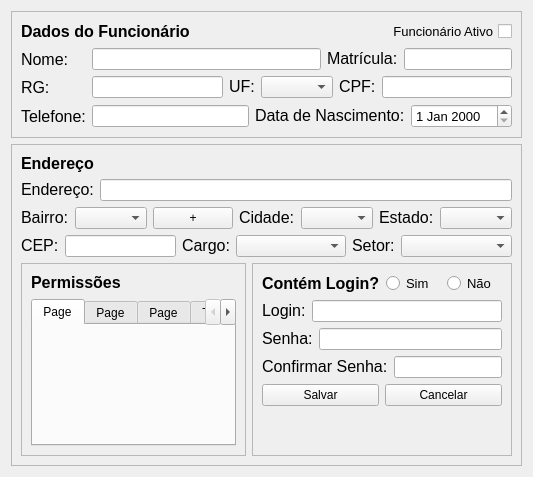
          <widget class="QWidget" name="pgCadFuncionario">
           <layout class="QVBoxLayout" name="verticalLayout_10">
            <item>
             <widget class="QFrame" name="frame_4">
              <property name="frameShape">
               <enum>QFrame::StyledPanel</enum>
              </property>
              <property name="frameShadow">
               <enum>QFrame::Sunken</enum>
              </property>
              <layout class="QVBoxLayout" name="verticalLayout_9">
               <item>
                <layout class="QHBoxLayout" name="horizontalLayout_12">
                 <item>
                  <widget class="QLabel" name="label_19">
                   <property name="text">
                    <string>&lt;html&gt;&lt;head/&gt;&lt;body&gt;&lt;p&gt;&lt;span style=&quot; font-size:12pt; font-weight:600;&quot;&gt;Dados do Funcionário&lt;/span&gt;&lt;/p&gt;&lt;/body&gt;&lt;/html&gt;</string>
                   </property>
                  </widget>
                 </item>
                 <item>
                  <widget class="QCheckBox" name="checkBox">
                   <property name="font">
                    <font>
                     <pointsize>10</pointsize>
                     <stylestrategy>PreferAntialias</stylestrategy>
                    </font>
                   </property>
                   <property name="layoutDirection">
                    <enum>Qt::RightToLeft</enum>
                   </property>
                   <property name="text">
                    <string>Funcionário Ativo</string>
                   </property>
                  </widget>
                 </item>
                </layout>
               </item>
               <item>
                <layout class="QHBoxLayout" name="horizontalLayout_9">
                 <item>
                  <layout class="QVBoxLayout" name="verticalLayout_7">
                   <item>
                    <widget class="QLabel" name="label">
                     <property name="text">
                      <string>&lt;html&gt;&lt;head/&gt;&lt;body&gt;&lt;p&gt;&lt;span style=&quot; font-size:12pt;&quot;&gt;Nome:&lt;/span&gt;&lt;/p&gt;&lt;/body&gt;&lt;/html&gt;</string>
                     </property>
                    </widget>
                   </item>
                   <item>
                    <widget class="QLabel" name="label_7">
                     <property name="text">
                      <string>&lt;html&gt;&lt;head/&gt;&lt;body&gt;&lt;p&gt;&lt;span style=&quot; font-size:12pt;&quot;&gt;RG:&lt;/span&gt;&lt;/p&gt;&lt;/body&gt;&lt;/html&gt;</string>
                     </property>
                    </widget>
                   </item>
                   <item>
                    <widget class="QLabel" name="label_9">
                     <property name="text">
                      <string>&lt;html&gt;&lt;head/&gt;&lt;body&gt;&lt;p&gt;&lt;span style=&quot; font-size:12pt;&quot;&gt;Telefone:&lt;/span&gt;&lt;/p&gt;&lt;/body&gt;&lt;/html&gt;</string>
                     </property>
                    </widget>
                   </item>
                  </layout>
                 </item>
                 <item>
                  <layout class="QVBoxLayout" name="verticalLayout_8">
                   <item>
                    <layout class="QHBoxLayout" name="horizontalLayout_5">
                     <item>
                      <widget class="QLineEdit" name="lineEdit">
                       <property name="sizePolicy">
                        <sizepolicy hsizetype="Expanding" vsizetype="Fixed">
                         <horstretch>0</horstretch>
                         <verstretch>0</verstretch>
                        </sizepolicy>
                       </property>
                      </widget>
                     </item>
                     <item>
                      <widget class="QLabel" name="label_22">
                       <property name="text">
                        <string>&lt;html&gt;&lt;head/&gt;&lt;body&gt;&lt;p&gt;&lt;span style=&quot; font-size:12pt;&quot;&gt;Matrícula:&lt;/span&gt;&lt;/p&gt;&lt;/body&gt;&lt;/html&gt;</string>
                       </property>
                      </widget>
                     </item>
                     <item>
                      <widget class="QLineEdit" name="lineEdit_14">
                       <property name="sizePolicy">
                        <sizepolicy hsizetype="Fixed" vsizetype="Fixed">
                         <horstretch>0</horstretch>
                         <verstretch>0</verstretch>
                        </sizepolicy>
                       </property>
                      </widget>
                     </item>
                    </layout>
                   </item>
                   <item>
                    <layout class="QHBoxLayout" name="horizontalLayout_3">
                     <item>
                      <widget class="QLineEdit" name="lineEdit_8"/>
                     </item>
                     <item>
                      <widget class="QLabel" name="label_20">
                       <property name="text">
                        <string>&lt;html&gt;&lt;head/&gt;&lt;body&gt;&lt;p&gt;&lt;span style=&quot; font-size:12pt;&quot;&gt;UF:&lt;/span&gt;&lt;/p&gt;&lt;/body&gt;&lt;/html&gt;</string>
                       </property>
                      </widget>
                     </item>
                     <item>
                      <widget class="QComboBox" name="comboBox_5"/>
                     </item>
                     <item>
                      <widget class="QLabel" name="label_8">
                       <property name="text">
                        <string>&lt;html&gt;&lt;head/&gt;&lt;body&gt;&lt;p&gt;&lt;span style=&quot; font-size:12pt;&quot;&gt;CPF:&lt;/span&gt;&lt;/p&gt;&lt;/body&gt;&lt;/html&gt;</string>
                       </property>
                      </widget>
                     </item>
                     <item>
                      <widget class="QLineEdit" name="lineEdit_9"/>
                     </item>
                    </layout>
                   </item>
                   <item>
                    <layout class="QHBoxLayout" name="horizontalLayout_4">
                     <item>
                      <widget class="QLineEdit" name="lineEdit_13"/>
                     </item>
                     <item>
                      <widget class="QLabel" name="label_10">
                       <property name="text">
                        <string>&lt;html&gt;&lt;head/&gt;&lt;body&gt;&lt;p&gt;&lt;span style=&quot; font-size:12pt;&quot;&gt;Data de Nascimento:&lt;/span&gt;&lt;/p&gt;&lt;/body&gt;&lt;/html&gt;</string>
                       </property>
                      </widget>
                     </item>
                     <item>
                      <widget class="QDateEdit" name="dateEdit">
                       <property name="font">
                        <font>
                         <pointsize>10</pointsize>
                        </font>
                       </property>
                      </widget>
                     </item>
                    </layout>
                   </item>
                  </layout>
                 </item>
                </layout>
               </item>
              </layout>
             </widget>
            </item>
            <item>
             <widget class="QFrame" name="frame_5">
              <property name="frameShape">
               <enum>QFrame::StyledPanel</enum>
              </property>
              <property name="frameShadow">
               <enum>QFrame::Sunken</enum>
              </property>
              <layout class="QVBoxLayout" name="verticalLayout_3">
               <item>
                <widget class="QLabel" name="label_18">
                 <property name="text">
                  <string>&lt;html&gt;&lt;head/&gt;&lt;body&gt;&lt;p&gt;&lt;span style=&quot; font-size:12pt; font-weight:600;&quot;&gt;Endereço&lt;/span&gt;&lt;/p&gt;&lt;/body&gt;&lt;/html&gt;</string>
                 </property>
                </widget>
               </item>
               <item>
                <layout class="QHBoxLayout" name="horizontalLayout_8">
                 <item>
                  <widget class="QLabel" name="label_2">
                   <property name="text">
                    <string>&lt;html&gt;&lt;head/&gt;&lt;body&gt;&lt;p&gt;&lt;span style=&quot; font-size:12pt;&quot;&gt;Endereço:&lt;/span&gt;&lt;/p&gt;&lt;/body&gt;&lt;/html&gt;</string>
                   </property>
                  </widget>
                 </item>
                 <item>
                  <widget class="QLineEdit" name="lineEdit_2"/>
                 </item>
                </layout>
               </item>
               <item>
                <layout class="QHBoxLayout" name="horizontalLayout_10">
                 <item>
                  <widget class="QLabel" name="label_3">
                   <property name="sizePolicy">
                    <sizepolicy hsizetype="Fixed" vsizetype="Preferred">
                     <horstretch>0</horstretch>
                     <verstretch>0</verstretch>
                    </sizepolicy>
                   </property>
                   <property name="text">
                    <string>&lt;html&gt;&lt;head/&gt;&lt;body&gt;&lt;p&gt;&lt;span style=&quot; font-size:12pt;&quot;&gt;Bairro:&lt;/span&gt;&lt;/p&gt;&lt;/body&gt;&lt;/html&gt;</string>
                   </property>
                  </widget>
                 </item>
                 <item>
                  <widget class="QComboBox" name="comboBox_3">
                   <property name="sizePolicy">
                    <sizepolicy hsizetype="Expanding" vsizetype="Fixed">
                     <horstretch>0</horstretch>
                     <verstretch>0</verstretch>
                    </sizepolicy>
                   </property>
                  </widget>
                 </item>
                 <item>
                  <widget class="QPushButton" name="pushButton_3">
                   <property name="sizePolicy">
                    <sizepolicy hsizetype="Fixed" vsizetype="Fixed">
                     <horstretch>0</horstretch>
                     <verstretch>0</verstretch>
                    </sizepolicy>
                   </property>
                   <property name="text">
                    <string>+</string>
                   </property>
                  </widget>
                 </item>
                 <item>
                  <widget class="QLabel" name="label_4">
                   <property name="sizePolicy">
                    <sizepolicy hsizetype="Fixed" vsizetype="Preferred">
                     <horstretch>0</horstretch>
                     <verstretch>0</verstretch>
                    </sizepolicy>
                   </property>
                   <property name="text">
                    <string>&lt;html&gt;&lt;head/&gt;&lt;body&gt;&lt;p&gt;&lt;span style=&quot; font-size:12pt;&quot;&gt;Cidade:&lt;/span&gt;&lt;/p&gt;&lt;/body&gt;&lt;/html&gt;</string>
                   </property>
                  </widget>
                 </item>
                 <item>
                  <widget class="QComboBox" name="comboBox_4">
                   <property name="sizePolicy">
                    <sizepolicy hsizetype="Expanding" vsizetype="Fixed">
                     <horstretch>0</horstretch>
                     <verstretch>0</verstretch>
                    </sizepolicy>
                   </property>
                  </widget>
                 </item>
                 <item>
                  <widget class="QLabel" name="label_21">
                   <property name="sizePolicy">
                    <sizepolicy hsizetype="Fixed" vsizetype="Preferred">
                     <horstretch>0</horstretch>
                     <verstretch>0</verstretch>
                    </sizepolicy>
                   </property>
                   <property name="text">
                    <string>&lt;html&gt;&lt;head/&gt;&lt;body&gt;&lt;p&gt;&lt;span style=&quot; font-size:12pt;&quot;&gt;Estado:&lt;/span&gt;&lt;/p&gt;&lt;/body&gt;&lt;/html&gt;</string>
                   </property>
                  </widget>
                 </item>
                 <item>
                  <widget class="QComboBox" name="comboBox_6">
                   <property name="sizePolicy">
                    <sizepolicy hsizetype="Fixed" vsizetype="Fixed">
                     <horstretch>0</horstretch>
                     <verstretch>0</verstretch>
                    </sizepolicy>
                   </property>
                  </widget>
                 </item>
                </layout>
               </item>
               <item>
                <layout class="QHBoxLayout" name="horizontalLayout_11">
                 <item>
                  <widget class="QLabel" name="label_5">
                   <property name="text">
                    <string>&lt;html&gt;&lt;head/&gt;&lt;body&gt;&lt;p&gt;&lt;span style=&quot; font-size:12pt;&quot;&gt;CEP:&lt;/span&gt;&lt;/p&gt;&lt;/body&gt;&lt;/html&gt;</string>
                   </property>
                  </widget>
                 </item>
                 <item>
                  <widget class="QLineEdit" name="lineEdit_5"/>
                 </item>
                 <item>
                  <widget class="QLabel" name="label_11">
                   <property name="sizePolicy">
                    <sizepolicy hsizetype="Fixed" vsizetype="Preferred">
                     <horstretch>0</horstretch>
                     <verstretch>0</verstretch>
                    </sizepolicy>
                   </property>
                   <property name="text">
                    <string>&lt;html&gt;&lt;head/&gt;&lt;body&gt;&lt;p&gt;&lt;span style=&quot; font-size:12pt;&quot;&gt;Cargo:&lt;/span&gt;&lt;/p&gt;&lt;/body&gt;&lt;/html&gt;</string>
                   </property>
                  </widget>
                 </item>
                 <item>
                  <widget class="QComboBox" name="comboBox">
                   <property name="sizePolicy">
                    <sizepolicy hsizetype="MinimumExpanding" vsizetype="Fixed">
                     <horstretch>0</horstretch>
                     <verstretch>0</verstretch>
                    </sizepolicy>
                   </property>
                  </widget>
                 </item>
                 <item>
                  <widget class="QLabel" name="label_12">
                   <property name="sizePolicy">
                    <sizepolicy hsizetype="Fixed" vsizetype="Preferred">
                     <horstretch>0</horstretch>
                     <verstretch>0</verstretch>
                    </sizepolicy>
                   </property>
                   <property name="text">
                    <string>&lt;html&gt;&lt;head/&gt;&lt;body&gt;&lt;p&gt;&lt;span style=&quot; font-size:12pt;&quot;&gt;Setor:&lt;/span&gt;&lt;/p&gt;&lt;/body&gt;&lt;/html&gt;</string>
                   </property>
                  </widget>
                 </item>
                 <item>
                  <widget class="QComboBox" name="comboBox_2">
                   <property name="sizePolicy">
                    <sizepolicy hsizetype="Expanding" vsizetype="Fixed">
                     <horstretch>0</horstretch>
                     <verstretch>0</verstretch>
                    </sizepolicy>
                   </property>
                  </widget>
                 </item>
                </layout>
               </item>
               <item>
                <layout class="QHBoxLayout" name="horizontalLayout_19"/>
               </item>
               <item>
                <layout class="QHBoxLayout" name="horizontalLayout_28">
                 <item>
                  <widget class="QFrame" name="frame">
                   <property name="sizePolicy">
                    <sizepolicy hsizetype="Expanding" vsizetype="Preferred">
                     <horstretch>0</horstretch>
                     <verstretch>0</verstretch>
                    </sizepolicy>
                   </property>
                   <property name="frameShape">
                    <enum>QFrame::StyledPanel</enum>
                   </property>
                   <property name="frameShadow">
                    <enum>QFrame::Sunken</enum>
                   </property>
                   <layout class="QHBoxLayout" name="horizontalLayout_27">
                    <item>
                     <layout class="QVBoxLayout" name="verticalLayout_5">
                      <item>
                       <layout class="QHBoxLayout" name="horizontalLayout_20">
                        <item>
                         <widget class="QLabel" name="label_13">
                          <property name="text">
                           <string>&lt;html&gt;&lt;head/&gt;&lt;body&gt;&lt;p&gt;&lt;span style=&quot; font-size:12pt; font-weight:600;&quot;&gt;Permissões&lt;/span&gt;&lt;/p&gt;&lt;/body&gt;&lt;/html&gt;</string>
                          </property>
                         </widget>
                        </item>
                        <item>
                         <spacer name="horizontalSpacer_4">
                          <property name="orientation">
                           <enum>Qt::Horizontal</enum>
                          </property>
                          <property name="sizeHint" stdset="0">
                           <size>
                            <width>40</width>
                            <height>20</height>
                           </size>
                          </property>
                         </spacer>
                        </item>
                       </layout>
                      </item>
                      <item>
                       <widget class="QTabWidget" name="tabWidget">
                        <property name="toolTip">
                         <string>&lt;html&gt;&lt;head/&gt;&lt;body&gt;&lt;p&gt;&lt;br/&gt;&lt;/p&gt;&lt;/body&gt;&lt;/html&gt;</string>
                        </property>
                        <property name="whatsThis">
                         <string>&lt;html&gt;&lt;head/&gt;&lt;body&gt;&lt;p&gt;&lt;br/&gt;&lt;/p&gt;&lt;/body&gt;&lt;/html&gt;</string>
                        </property>
                        <property name="currentIndex">
                         <number>0</number>
                        </property>
                        <widget class="QWidget" name="tab_5">
                         <attribute name="title">
                          <string>Page</string>
                         </attribute>
                        </widget>
                        <widget class="QWidget" name="tab_6">
                         <attribute name="title">
                          <string>Page</string>
                         </attribute>
                        </widget>
                        <widget class="QWidget" name="tab_7">
                         <attribute name="title">
                          <string>Page</string>
                         </attribute>
                        </widget>
                        <widget class="QWidget" name="tab">
                         <property name="sizePolicy">
                          <sizepolicy hsizetype="Preferred" vsizetype="Preferred">
                           <horstretch>0</horstretch>
                           <verstretch>0</verstretch>
                          </sizepolicy>
                         </property>
                         <attribute name="title">
                          <string>Tab 1</string>
                         </attribute>
                        </widget>
                        <widget class="QWidget" name="tab_2">
                         <attribute name="title">
                          <string>Tab 2</string>
                         </attribute>
                        </widget>
                       </widget>
                      </item>
                     </layout>
                    </item>
                   </layout>
                  </widget>
                 </item>
                 <item>
                  <widget class="QFrame" name="frame_2">
                   <property name="sizePolicy">
                    <sizepolicy hsizetype="Fixed" vsizetype="Preferred">
                     <horstretch>0</horstretch>
                     <verstretch>0</verstretch>
                    </sizepolicy>
                   </property>
                   <property name="frameShape">
                    <enum>QFrame::StyledPanel</enum>
                   </property>
                   <property name="frameShadow">
                    <enum>QFrame::Sunken</enum>
                   </property>
                   <layout class="QVBoxLayout" name="verticalLayout_4">
                    <item>
                     <layout class="QHBoxLayout" name="horizontalLayout_26">
                      <item>
                       <widget class="QLabel" name="label_17">
                        <property name="font">
                         <font>
                          <pointsize>8</pointsize>
                          <weight>75</weight>
                          <bold>true</bold>
                         </font>
                        </property>
                        <property name="text">
                         <string>&lt;html&gt;&lt;head/&gt;&lt;body&gt;&lt;p&gt;&lt;span style=&quot; font-size:12pt;&quot;&gt;Contém Login?&lt;/span&gt;&lt;/p&gt;&lt;/body&gt;&lt;/html&gt;</string>
                        </property>
                       </widget>
                      </item>
                      <item>
                       <widget class="QRadioButton" name="radioButton">
                        <property name="font">
                         <font>
                          <pointsize>10</pointsize>
                         </font>
                        </property>
                        <property name="text">
                         <string>Sim</string>
                        </property>
                       </widget>
                      </item>
                      <item>
                       <widget class="QRadioButton" name="radioButton_2">
                        <property name="font">
                         <font>
                          <pointsize>10</pointsize>
                         </font>
                        </property>
                        <property name="text">
                         <string>Não</string>
                        </property>
                       </widget>
                      </item>
                     </layout>
                    </item>
                    <item>
                     <layout class="QHBoxLayout" name="horizontalLayout_21">
                      <item>
                       <widget class="QLabel" name="label_14">
                        <property name="text">
                         <string>&lt;html&gt;&lt;head/&gt;&lt;body&gt;&lt;p&gt;&lt;span style=&quot; font-size:12pt;&quot;&gt;Login:&lt;/span&gt;&lt;/p&gt;&lt;/body&gt;&lt;/html&gt;</string>
                        </property>
                       </widget>
                      </item>
                      <item>
                       <widget class="QLineEdit" name="lineEdit_10"/>
                      </item>
                     </layout>
                    </item>
                    <item>
                     <layout class="QHBoxLayout" name="horizontalLayout_22">
                      <item>
                       <widget class="QLabel" name="label_15">
                        <property name="text">
                         <string>&lt;html&gt;&lt;head/&gt;&lt;body&gt;&lt;p&gt;&lt;span style=&quot; font-size:12pt;&quot;&gt;Senha:&lt;/span&gt;&lt;/p&gt;&lt;/body&gt;&lt;/html&gt;</string>
                        </property>
                       </widget>
                      </item>
                      <item>
                       <widget class="QLineEdit" name="lineEdit_11"/>
                      </item>
                     </layout>
                    </item>
                    <item>
                     <layout class="QHBoxLayout" name="horizontalLayout_23">
                      <item>
                       <widget class="QLabel" name="label_16">
                        <property name="text">
                         <string>&lt;html&gt;&lt;head/&gt;&lt;body&gt;&lt;p&gt;&lt;span style=&quot; font-size:12pt;&quot;&gt;Confirmar Senha:&lt;/span&gt;&lt;/p&gt;&lt;/body&gt;&lt;/html&gt;</string>
                        </property>
                       </widget>
                      </item>
                      <item>
                       <widget class="QLineEdit" name="lineEdit_12"/>
                      </item>
                     </layout>
                    </item>
                    <item>
                     <layout class="QHBoxLayout" name="horizontalLayout_24">
                      <item>
                       <widget class="QPushButton" name="btn_SaveFuncionario">
                        <property name="text">
                         <string>Salvar</string>
                        </property>
                       </widget>
                      </item>
                      <item>
                       <widget class="QPushButton" name="btn_CancelFuncionario">
                        <property name="text">
                         <string>Cancelar</string>
                        </property>
                       </widget>
                      </item>
                     </layout>
                    </item>
                    <item>
                     <spacer name="verticalSpacer">
                      <property name="orientation">
                       <enum>Qt::Vertical</enum>
                      </property>
                      <property name="sizeType">
                       <enum>QSizePolicy::MinimumExpanding</enum>
                      </property>
                      <property name="sizeHint" stdset="0">
                       <size>
                        <width>20</width>
                        <height>40</height>
                       </size>
                      </property>
                     </spacer>
                    </item>
                   </layout>
                  </widget>
                 </item>
                </layout>
               </item>
              </layout>
             </widget>
            </item>
           </layout>
          </widget>
